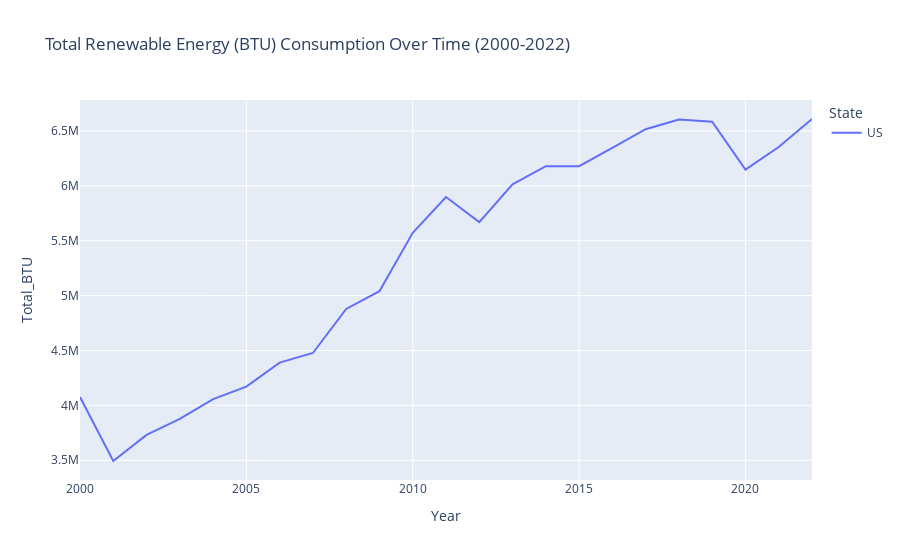

Notebook code for this chart:
### Markdown cell above
Now that all datasets are merges, let us look at the total renewable energy consumption over time (2000-2022)

### Code cell
alldata_US=merged_all_data[merged_all_data["State"]=="US"]

fig_2 = px.line(alldata_US, x='Year', y='Total_BTU', color='State', 
              title="Total Renewable Energy (BTU) Consumption Over Time (2000-2022)")
fig_2.show()

### Figure 1 — Plotly figure (JSON) as saved in the notebook; plotly's stock layout.template omitted (floating-point values rounded to 4 significant figures)
{"data": [{"hovertemplate": "State=US<br>Year=%{x}<br>Total_BTU=%{y}<extra></extra>", "legendgroup": "US", "line": {"color": "#636efa", "dash": "solid"}, "marker": {"symbol": "circle"}, "mode": "lines", "name": "US", "orientation": "v", "showlegend": true, "type": "scatter", "x": [2000, 2001, 2002, 2003, 2004, 2005, 2006, 2007, 2008, 2009, 2010, 2011, 2012, 2013, 2014, 2015, 2016, 2017, 2018, 2019, 2020, 2021, 2022], "xaxis": "x", "y": [4076552, 3493321, 3730827, 3877711, 4057270, 4170590, 4389550, 4477316, 4878807, 5040419, 5572723, 5898016, 5669880, 6014353, 6179203, 6178734, 6345214, 6515800, 6604219, 6584265, 6147516, 6353827, 6608974], "yaxis": "y"}], "layout": {"legend": {"title": {"text": "State"}, "tracegroupgap": 0}, "title": {"text": "Total Renewable Energy (BTU) Consumption Over Time (2000-2022)"}, "xaxis": {"anchor": "y", "domain": [0, 1], "title": {"text": "Year"}}, "yaxis": {"anchor": "x", "domain": [0, 1], "title": {"text": "Total_BTU"}}}}
